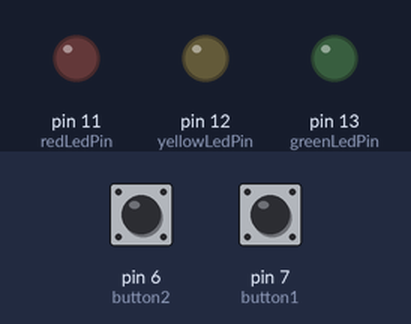
This sketch was run on a simulated Arduino Uno, built with avr-gcc and run on an emulated ATmega328P. Shown: output pins drawn as LEDs (lit = HIGH). Dashed ring = blinking. Inputs (shaded band) come from the test bench; at power-on: pin 6 (button2) LOW, pin 7 (button1) LOW.

Above: at 1.2 s.
1.3 s: pin 6 (button2) pulled HIGH for 0.15 s
At 1.45 s:
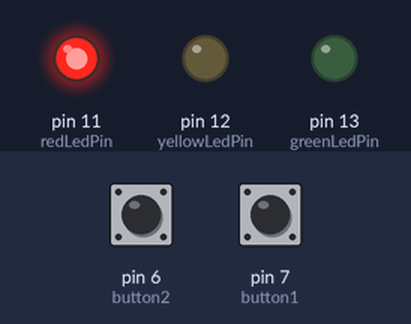
3.7 s: pin 7 (button1) pulled HIGH for 1 s
At 3.85 s:
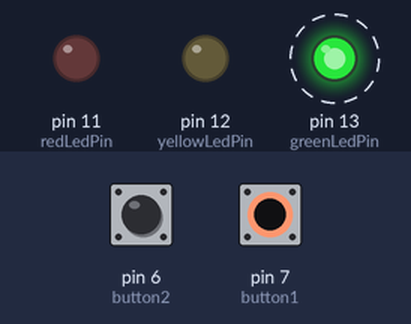
6.7 s: pin 7 (button1) pulled HIGH for 3.2 s
At 7.15 s:
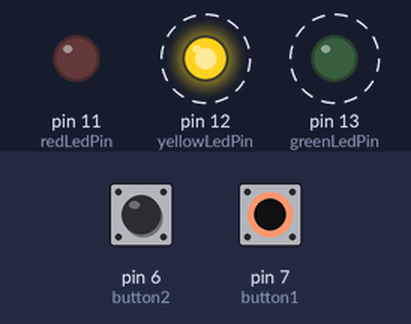
11.4 s: pin 6 (button2) pulled HIGH for 1 s
At 11.55 s:
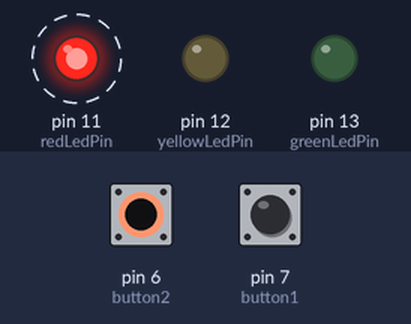
Timing chart, 0 to 14.7 s (numbered marks = the images above; inputs shaded):
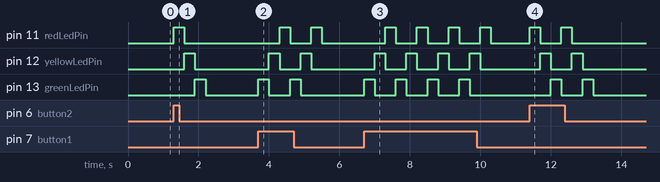

Measured:
- after the input at 1.3 s, pin 11 (redLedPin): LOW → HIGH at once, → LOW 0.30 s later; pin 12 (yellowLedPin): LOW → HIGH after 0.30 s, → LOW 0.30 s later; pin 13 (greenLedPin): LOW → HIGH after 0.60 s, → LOW 0.30 s later
- after the input at 3.7 s, pin 11 (redLedPin): alternates HIGH for 0.30 s and LOW for 0.60 s, 4 changes in all, then stays LOW, starting after 0.60 s; pin 12 (yellowLedPin): alternates HIGH for 0.30 s and LOW for 0.60 s, 4 changes in all, then stays LOW, starting after 0.30 s
- after the input at 6.7 s, pin 11 (redLedPin): alternates HIGH for 0.30 s and LOW for 0.60 s, starting after 0.60 s; pin 12 (yellowLedPin): alternates HIGH for 0.30 s and LOW for 0.60 s, 8 changes in all, then stays LOW, starting after 0.30 s
- after the input at 11.4 s, pin 11 (redLedPin): alternates HIGH for 0.30 s and LOW for 0.60 s, 4 changes in all, then stays LOW, starting at once; pin 12 (yellowLedPin): alternates HIGH for 0.30 s and LOW for 0.60 s, 4 changes in all, then stays LOW, starting after 0.30 s

The sketch:

sketch.ino
```cpp
const int button1 = 7;
const int button2 = 6;
const int greenLedPin = 13;
const int yellowLedPin = 12;
const int redLedPin = 11;

int buttonState1 = 0;
int buttonState2 = 0;

void setup() {
  pinMode(button1, INPUT);
  pinMode(button2, INPUT);
  pinMode(greenLedPin, OUTPUT);
  pinMode(yellowLedPin, OUTPUT);
  pinMode(redLedPin, OUTPUT);

  digitalWrite(greenLedPin, LOW);
  digitalWrite(yellowLedPin, LOW);
  digitalWrite(redLedPin, LOW);

}

void loop() {
  buttonState1 = digitalRead(button1);
  buttonState2 = digitalRead(button2);

  if(buttonState1 == HIGH){
    digitalWrite(greenLedPin, HIGH);
    delay(300);
    digitalWrite(greenLedPin, LOW);

    digitalWrite(yellowLedPin, HIGH);
    delay(300);
    digitalWrite(yellowLedPin, LOW);

    digitalWrite(redLedPin, HIGH);
    delay(300);
    digitalWrite(redLedPin, LOW);
  }
 if(buttonState2 == HIGH){
    digitalWrite(redLedPin, HIGH);
    delay(300);
    digitalWrite(redLedPin, LOW);

    digitalWrite(yellowLedPin, HIGH);
    delay(300);
    digitalWrite(yellowLedPin, LOW);

    digitalWrite(greenLedPin, HIGH);
    delay(300);
    digitalWrite(greenLedPin, LOW);
  }
}
```
